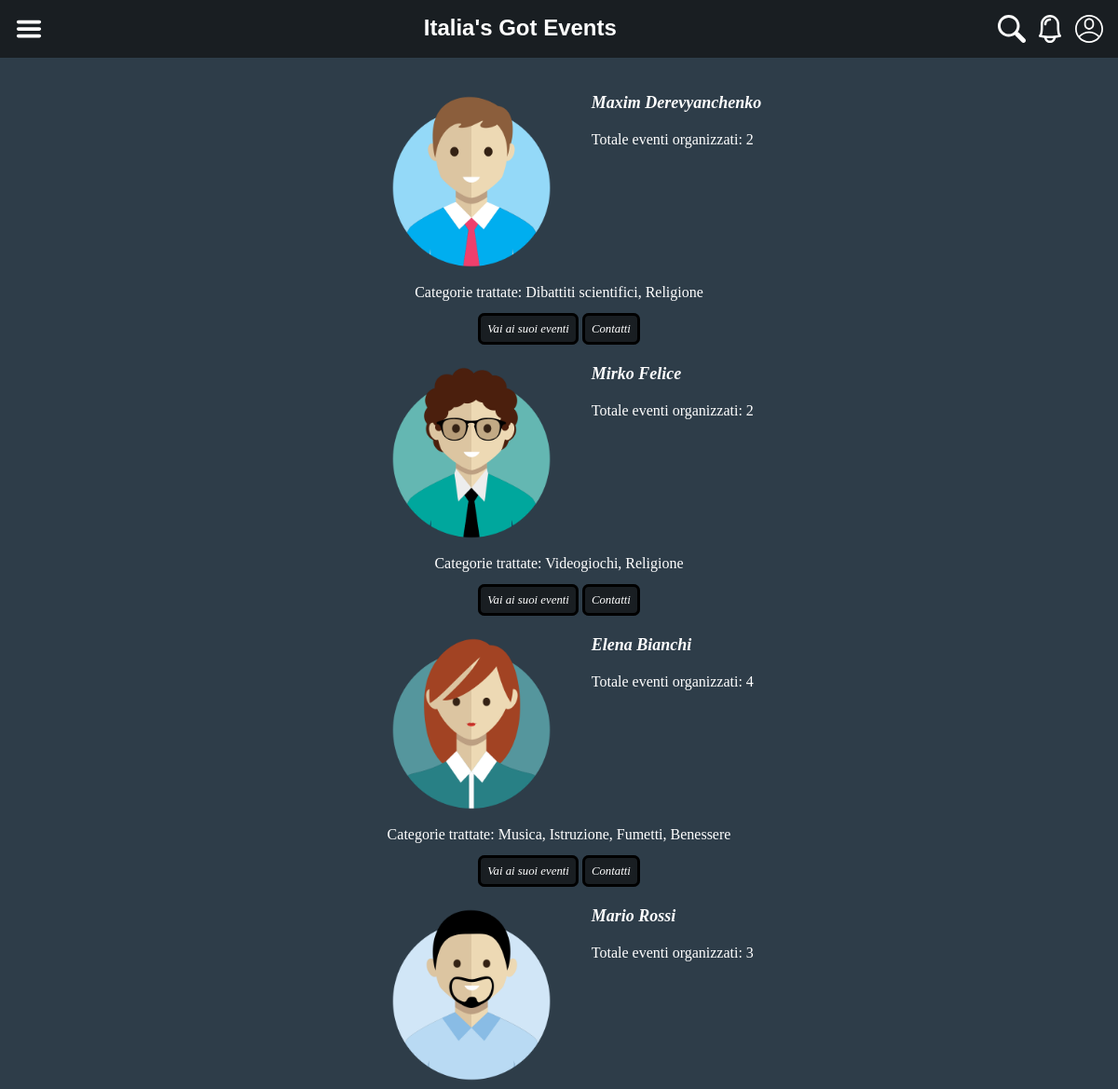
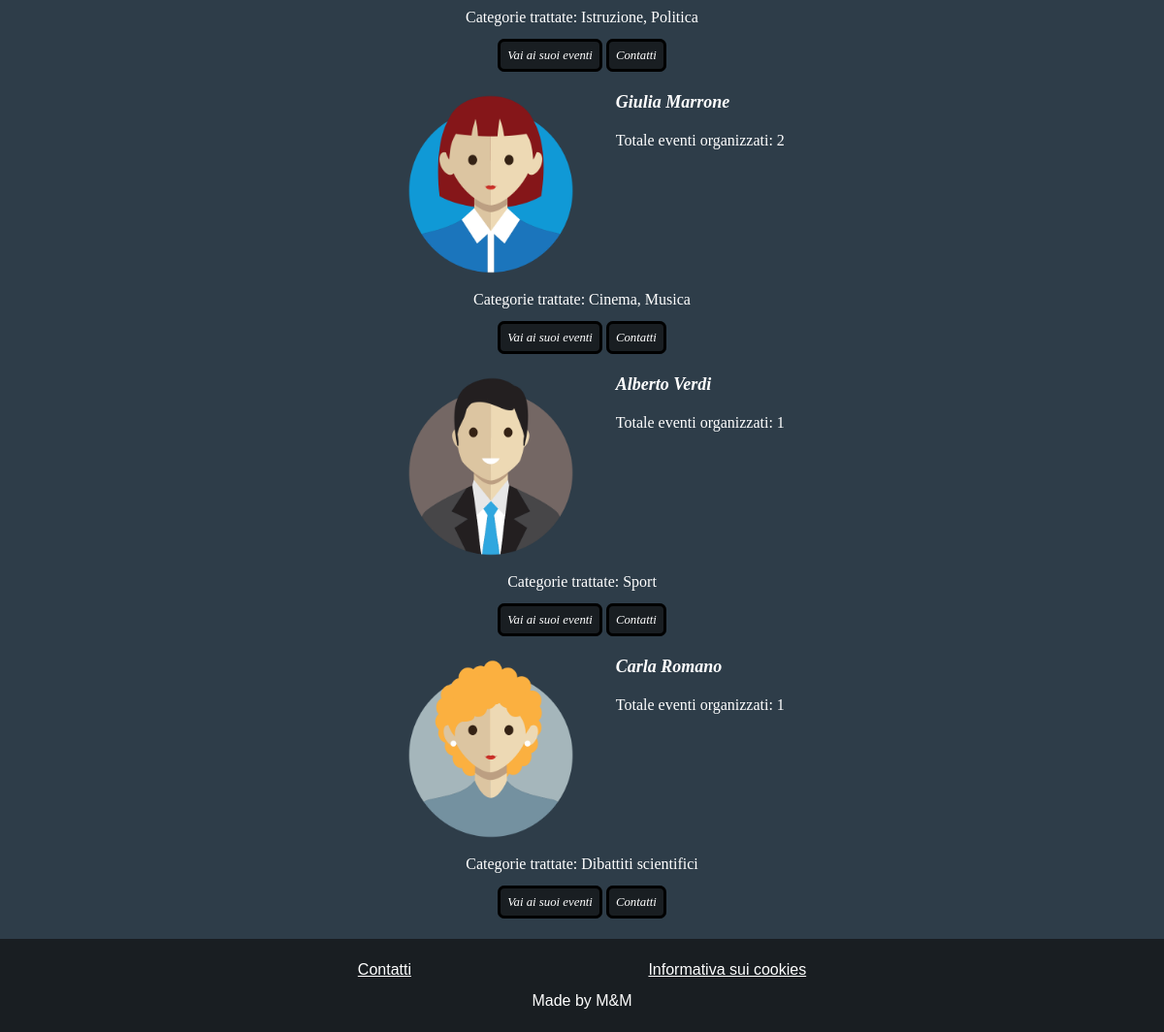
Screenshot of /managers.php with the database file from the repository (2 pictures, top to bottom).
### tables this page shows
CREATE TABLE `utenti` (
  `id_utente` bigint(20) NOT NULL,
  `nome` varchar(255) NOT NULL,
  `cognome` varchar(255) NOT NULL,
  `data_di_nascita` date NOT NULL,
  `email` varchar(255) NOT NULL,
  `password` char(60) NOT NULL,
  `città` varchar(255) NOT NULL,
  `cellulare` varchar(15) DEFAULT NULL,
  `immagine` varchar(255) DEFAULT NULL,
  `utente_attivo` tinyint(1) NOT NULL,
  `username` varchar(255) NOT NULL
);

### managers.php (called while the page is built)
<?php
    require_once("template/boot.php");
    $templateParams["title"] = "Italia's Got Events - Organizzatori";
    $templateParams["name"] = "managers_list.php";
    $templateParams["js"] = ["animations.js"];
    $templateParams["organizators"] = $dbh->getManagers();
    require("template/base.php");
?>

### utils/functions.php (called while the page is built, shortened)
<?php
    function isUserLoggedIn(){
        return !empty($_SESSION["id_utente"]);
    }
    function isUserLoggedMe($id){
        return isUserLoggedIn() && !strcmp($id, $_SESSION["id_utente"]);
    }
?>

### utils/database.php (called while the page is built, shortened)
<?php
    class DatabaseHelper{
        private $db;
        public function __construct($servername, $username, $password, $dbname){
            $this->db = new mysqli($servername, $username, $password, $dbname);
        }
        public function getManagers(){
            $query = "SELECT DISTINCT id_utente, nome, cognome, immagine FROM utenti, eventi WHERE id_utente = organizzatore";
            if(!isUserLoggedMe($this->getRootId())){
                $query = $query." AND evento_attivo = TRUE";
            }
            $stmt = $this->db->prepare($query);
            $stmt->execute();
            return $stmt->get_result()->fetch_all(MYSQLI_ASSOC);
        }
        public function getRootId(){
            $stmt = $this->db->prepare("SELECT id_utente FROM utenti WHERE username = 'root'");
            $stmt->execute();
            return $stmt->get_result()->fetch_all(MYSQLI_ASSOC)[0]["id_utente"];
        }
        public function getUserEventsCount($id_utente){
            $stmt = $this->db->prepare("SELECT COUNT(*) as totale_eventi FROM eventi WHERE organizzatore = ? AND evento_attivo = TRUE");
            $stmt->bind_param("i", $id_utente);
            $stmt->execute();
            return $stmt->get_result()->fetch_all(MYSQLI_ASSOC)[0]["totale_eventi"];
        }
        public function getUserEventsCategories($id_utente){
            $stmt = $this->db->prepare("SELECT DISTINCT nome_categoria FROM categorie, eventi WHERE organizzatore = ? AND categoria = id_categoria AND evento_attivo = TRUE GROUP BY categoria, nome_categoria");
            $stmt->bind_param("i", $id_utente);
            $stmt->execute();
            return $stmt->get_result()->fetch_all(MYSQLI_ASSOC);
        }
    }
?>

### template/boot.php (called while the page is built, shortened)
<?php
require_once("utils/functions.php");
require_once("utils/database.php");
$dbh = new DatabaseHelper("localhost", "root", "", "italias_got_events");
?>

### template/managers_list.php (the view)
<?php foreach($templateParams["organizators"] as $organizator) : ?>
    <article>
        <a class="manager_h" href="profile.php?id=<?php echo $organizator["id_utente"];?>"><img src="<?php echo UPLOAD_DIR.$organizator["immagine"]; ?>" alt="Profilo di <?php echo $organizator["nome"]." ".$organizator["cognome"] ?>" class="big_image" /></a>
        <a class="manager_h" href="profile.php?id=<?php echo $organizator["id_utente"];?>"><h2 class="manager_h"><?php echo $organizator["nome"]." ".$organizator["cognome"] ?></h2></a>
        <p>Totale eventi organizzati: <?php echo $dbh->getUserEventsCount($organizator["id_utente"]); ?></p>
        <p>Categorie trattate: <?php echo implode(", ", array_column($dbh->getUserEventsCategories($organizator["id_utente"]), "nome_categoria")); ?></p>
        <a href="search.php?manager=<?php echo $organizator["id_utente"]; ?>" class="button">Vai ai suoi eventi</a>
        <a href="contacts.php?id=<?php echo $organizator["id_utente"]; ?>" class="button">Contatti</a>
    </article>
<?php endforeach; ?>

### template/base.php (shortened to what this page needs)
<!DOCTYPE html>
<html lang="it">
<head>
    <link rel="stylesheet" type="text/css" href="./css/style.css" />
</head>
<body>
    <header>
        <div class="header">
            <img src="<?php echo UPLOAD_DIR; ?>menu.svg" alt="Apri Men&ugrave;" class="icon" id="open_menu" />
            <a href="index.php" id="title_header">
                <h1>Italia's Got Events</h1>
            </a>
            <img src="<?php echo isUserLoggedIn() ? UPLOAD_DIR."user_logged.svg" : UPLOAD_DIR."user_not_logged.svg"; ?>" alt="Apri Profilo" class="icon" id="open_profile" />
            <img src="<?php echo UPLOAD_DIR; ?>notifica.svg" alt="Apri Notifiche" class="icon" id="toggle_notification" />
            <img src="<?php echo UPLOAD_DIR; ?>search.svg" alt="Vai alla ricerca" class="icon" id="open_search" />
        </div>
    </header>
    <main>
    <?php if(isset($templateParams["name"])):
        require($templateParams["name"]);
        endif; ?>
    </main>
    <footer>
        <a href="contacts.php?id=<?php echo $dbh->getRootId(); ?>">Contatti</a>
        <a href="cookies.php">Informativa sui cookies</a>
        <p>Made by M&M</p>
    </footer>
</body>
</html>

### css/style.css (style rules this page uses)
header { background-color: #191E22; position: fixed; padding: 16px; box-sizing: border-box; width: 100%; z-index: 2; }
.header { display: inline-block; text-align: center; width: 100%; background-color: #191E22; }
#close_menu, #open_menu { float: left; }
#open_search, #toggle_notification, #open_profile { float: right; }
#toggle_notification { padding-right: 1%; padding-left: 1%; }
footer { margin-top: auto; background-color: #191E22; text-align: center; padding: 16px 0px; line-height: 2; width: 100%; vertical-align: baseline; }
footer > a:first-child { margin-right: 20%; }
footer > p { margin-bottom: 0; }
main { text-align: center; padding: 80px 3% 20px; }
html { height: 100%; }
body { display: flex; flex-direction: column; width: 100%; min-height: 100%; background-color: #2E3D49; margin: 0; color: white; font-family: "Average Sans", sans-serif; font-size: 100%; position: relative; }
header > div > a { vertical-align: middle; display: inline-block; }
h1 { margin: 0; font-size: 90%; }
.icon { width: 30px; height: 30px; vertical-align: middle; }
.big_image { width: 100px; height: 100px; float: left; margin-left: 2%; margin-right: 5%; }
a { color: white; }
p { margin: 0px; }
#title_header { text-decoration: none; }
h2 { font-size: large; font-style: italic; padding: 5px; }
article { padding: 10px; padding-top: 0; font-family: "Times New Roman", Times, serif; }
article h2 { background-image: linear-gradient(to right, #2E3D49, black, #2E3D49); }
.button { border: black 3px solid; background-color: #191E22; color: white; padding: 7px; cursor: pointer; font-size: 80%; font-style: italic; text-decoration: none; border-radius: 7px; height: auto; line-height: initial; font-family: "Times New Roman", Times, serif; }
main > article > p:last-of-type { padding-top: 10px; margin-bottom: 20px; clear: left; }
.manager_h { background-image: unset; text-decoration: none; }
@media screen and (min-width: 768px) { main { width: 50%; align-self: center; } }
@media screen and (min-width: 768px) { section > img, #cart > li img, main article img, form > img { padding-left: calc(49% - 200px); } }
@media screen and (min-width: 768px) { h1 { font-size: x-large; } }
@media screen and (min-width: 768px) { main > article > a > h2, main > article > p:first-of-type { text-align: left; } }
@media screen and (min-width: 768px) { .big_image { width: 200px; height: 200px; } }

### rows the page displays
utenti: immagine (picture), nome "Maxim", cognome "Derevyanchenko", id_utente "2", UserEventsCategories "Dibattiti scientifici, Religione"
utenti: immagine+nome (picture), nome "Mirko", cognome "Felice", UserEventsCount "2", UserEventsCategories "Videogiochi, Religione"
utenti: immagine+cognome (picture), nome "Elena", cognome "Bianchi", id_utente "4", UserEventsCategories "Musica, Istruzione, Fumetti, Benessere"
utenti: immagine+cognome (picture), nome "Mario", cognome "Rossi", id_utente "3", UserEventsCategories "Istruzione, Politica"
utenti: immagine+cognome (picture), nome "Giulia", cognome "Marrone", UserEventsCount "2", UserEventsCategories "Cinema, Musica"
utenti: immagine+cognome (picture), nome "Alberto", cognome "Verdi", UserEventsCount "1", UserEventsCategories "Sport"
utenti: immagine+cognome (picture), nome "Carla", cognome "Romano", UserEventsCount "1", UserEventsCategories "Dibattiti scientifici"
